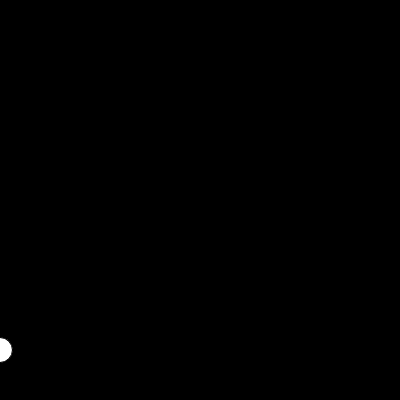
Frame 1 (no input)
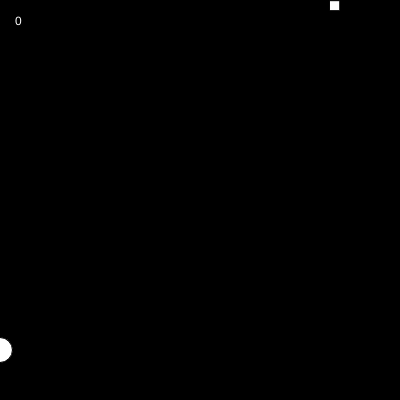
Frame 60 (no input)
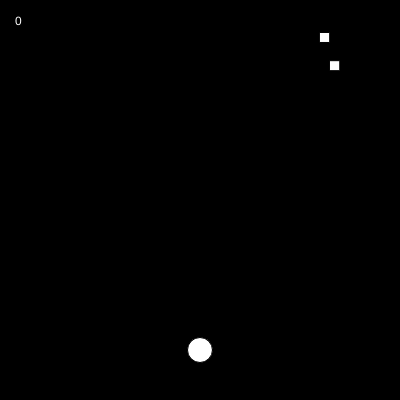
Frame 120 (the mouse pressed at the canvas centre since frame 60)

The p5.js sketch that drew these frames (run headless with seeded random() and noise() and a simulated clock; from frame 60 on, the mouse is pressed at the canvas centre):

// p5.js sketch
// ── sketch.js
// console.log("hello from skethch");

let bullets = [];
let enemies = [];
let bosses = [];
let lasers = [];
let score = 0;

function setup() {
  createCanvas(400, 400);

  //   spawn enemies
  for (let i = 0; i < 20; i++) {
    let enemy = {
      x: random(0, width),
      y: random(-800, 0),
    };
    enemies.push(enemy);
  }

  // spawn boss
  for (let i = 0; i < 1; i++) {
    let boss = {
      x: width / 2,
      y: -1000,
    };
    bosses.push(boss);
    console.log("boss imminent", "boss spawn", boss.y);
  }

  // spawn boss laser
  for (let i = 0; i < 10; i++) {
    let laser = {
      x: random(190, 210),
      y: 100,
    };
    lasers.push(laser);
  }
}

function draw() {
  background(0);
  rectMode(CENTER);

  //   draw the  player
  circle(mouseX, height - 50, 25);

  //   update and draw the bullets
  for (let bullet of bullets) {
    bullet.y -= 10;
    circle(bullet.x, bullet.y, 10);
  }

  //   update and draw enemies
  for (let enemy of enemies) {
    enemy.y += 1;
    rect(enemy.x, enemy.y, 10);
    // if (enemy.y > height) {
    //   text("You Died", width / 2, height / 2);
    //   noLoop();
    // }
  }

  // update and draw boss
  for (let boss of bosses) {
    if (boss.y < height / 4) {
      boss.y += 1;
      rect(boss.x, boss.y, 50);
    } else {
      boss.y = 100;
      boss.x += 0.2;
      rect(boss.x, boss.y, 50);
      //   update and draw lasers
      for (let laser of lasers) {
        laser.y += 5;
        circle(laser.x, laser.y, 10);
      }
    }
  }

  //   deal with collisions
  for (let enemy of enemies) {
    for (let bullet of bullets) {
      if (dist(enemy.x, enemy.y, bullet.x, bullet.y) < 10) {
        enemies.splice(enemies.indexOf(enemy), 1);
        bullets.splice(bullets.indexOf(bullet), 1);
        // let newEnemy = {
        //   x: random(0, width),
        //   y: random(-800, 0),
        // };
        // enemies.push(newEnemy);
        score++;
        console.log(score);
      }
    }
  }

  text(score, 15, 25);
  fill("white");
}

function mousePressed() {
  //   spawn a bullet every clicked
  let bullet = {
    x: mouseX,
    y: height - 50,
  };
  bullets.push(bullet);
}

// what else?
// prettify?
// health?
// power up?
// multidirectional vampires survivors?
// boss battle?
// increase speed?
// increase enemy number?
// timer?
// reset button new game
// high score?
